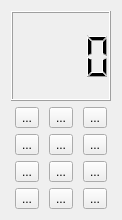
<?xml version="1.0" encoding="UTF-8"?>
<ui version="4.0">
 <class>PasswordBox</class>
 <widget class="QWidget" name="PasswordBox">
  <property name="geometry">
   <rect>
    <x>0</x>
    <y>0</y>
    <width>122</width>
    <height>220</height>
   </rect>
  </property>
  <property name="sizePolicy">
   <sizepolicy hsizetype="Fixed" vsizetype="Fixed">
    <horstretch>0</horstretch>
    <verstretch>0</verstretch>
   </sizepolicy>
  </property>
  <property name="windowTitle">
   <string>Form</string>
  </property>
  <layout class="QVBoxLayout" name="verticalLayout">
   <item>
    <widget class="QLCDNumber" name="display">
     <property name="minimumSize">
      <size>
       <width>0</width>
       <height>54</height>
      </size>
     </property>
     <property name="digitCount">
      <number>4</number>
     </property>
    </widget>
   </item>
   <item>
    <layout class="QGridLayout" name="gridLayout">
     <item row="2" column="2">
      <widget class="QToolButton" name="btn_3">
       <property name="text">
        <string>...</string>
       </property>
       <property name="icon">
        <iconset resource="../../../../../../lib2/icons/digits/digits.qrc">
         <normaloff>:/red/3.png</normaloff>:/red/3.png</iconset>
       </property>
      </widget>
     </item>
     <item row="2" column="0">
      <widget class="QToolButton" name="btn_1">
       <property name="text">
        <string>...</string>
       </property>
       <property name="icon">
        <iconset resource="../../../../../../lib2/icons/digits/digits.qrc">
         <normaloff>:/red/1.png</normaloff>:/red/1.png</iconset>
       </property>
      </widget>
     </item>
     <item row="0" column="1">
      <widget class="QToolButton" name="btn_8">
       <property name="text">
        <string>...</string>
       </property>
       <property name="icon">
        <iconset resource="../../../../../../lib2/icons/digits/digits.qrc">
         <normaloff>:/red/8.png</normaloff>:/red/8.png</iconset>
       </property>
      </widget>
     </item>
     <item row="2" column="1">
      <widget class="QToolButton" name="btn_2">
       <property name="text">
        <string>...</string>
       </property>
       <property name="icon">
        <iconset resource="../../../../../../lib2/icons/digits/digits.qrc">
         <normaloff>:/red/2.png</normaloff>:/red/2.png</iconset>
       </property>
      </widget>
     </item>
     <item row="1" column="0">
      <widget class="QToolButton" name="btn_4">
       <property name="text">
        <string>...</string>
       </property>
       <property name="icon">
        <iconset resource="../../../../../../lib2/icons/digits/digits.qrc">
         <normaloff>:/red/4.png</normaloff>:/red/4.png</iconset>
       </property>
      </widget>
     </item>
     <item row="1" column="2">
      <widget class="QToolButton" name="btn_6">
       <property name="text">
        <string>...</string>
       </property>
       <property name="icon">
        <iconset resource="../../../../../../lib2/icons/digits/digits.qrc">
         <normaloff>:/red/6.png</normaloff>:/red/6.png</iconset>
       </property>
      </widget>
     </item>
     <item row="0" column="0">
      <widget class="QToolButton" name="btn_7">
       <property name="text">
        <string>...</string>
       </property>
       <property name="icon">
        <iconset resource="../../../../../../lib2/icons/digits/digits.qrc">
         <normaloff>:/red/7.png</normaloff>:/red/7.png</iconset>
       </property>
      </widget>
     </item>
     <item row="1" column="1">
      <widget class="QToolButton" name="btn_5">
       <property name="text">
        <string>...</string>
       </property>
       <property name="icon">
        <iconset resource="../../../../../../lib2/icons/digits/digits.qrc">
         <normaloff>:/red/5.png</normaloff>:/red/5.png</iconset>
       </property>
      </widget>
     </item>
     <item row="0" column="2">
      <widget class="QToolButton" name="btn_9">
       <property name="text">
        <string>...</string>
       </property>
       <property name="icon">
        <iconset resource="../../../../../../lib2/icons/digits/digits.qrc">
         <normaloff>:/red/9.png</normaloff>:/red/9.png</iconset>
       </property>
      </widget>
     </item>
     <item row="3" column="0">
      <widget class="QToolButton" name="btn_0">
       <property name="text">
        <string>...</string>
       </property>
       <property name="icon">
        <iconset resource="../../../../../../lib2/icons/digits/digits.qrc">
         <normaloff>:/red/0.png</normaloff>:/red/0.png</iconset>
       </property>
      </widget>
     </item>
     <item row="3" column="1">
      <widget class="QToolButton" name="btn_bs">
       <property name="text">
        <string>...</string>
       </property>
       <property name="icon">
        <iconset resource="../../../../../../lib2/icons/digits/digits.qrc">
         <normaloff>:/plus_minus/clear.png</normaloff>:/plus_minus/clear.png</iconset>
       </property>
      </widget>
     </item>
     <item row="3" column="2">
      <widget class="QToolButton" name="btn_run">
       <property name="text">
        <string>...</string>
       </property>
      </widget>
     </item>
    </layout>
   </item>
  </layout>
 </widget>
 <tabstops>
  <tabstop>btn_0</tabstop>
  <tabstop>btn_1</tabstop>
  <tabstop>btn_2</tabstop>
  <tabstop>btn_3</tabstop>
  <tabstop>btn_4</tabstop>
  <tabstop>btn_5</tabstop>
  <tabstop>btn_6</tabstop>
  <tabstop>btn_7</tabstop>
  <tabstop>btn_8</tabstop>
  <tabstop>btn_9</tabstop>
 </tabstops>
 <resources>
  <include location="../../../../../../lib2/icons/digits/digits.qrc"/>
 </resources>
 <connections/>
</ui>
